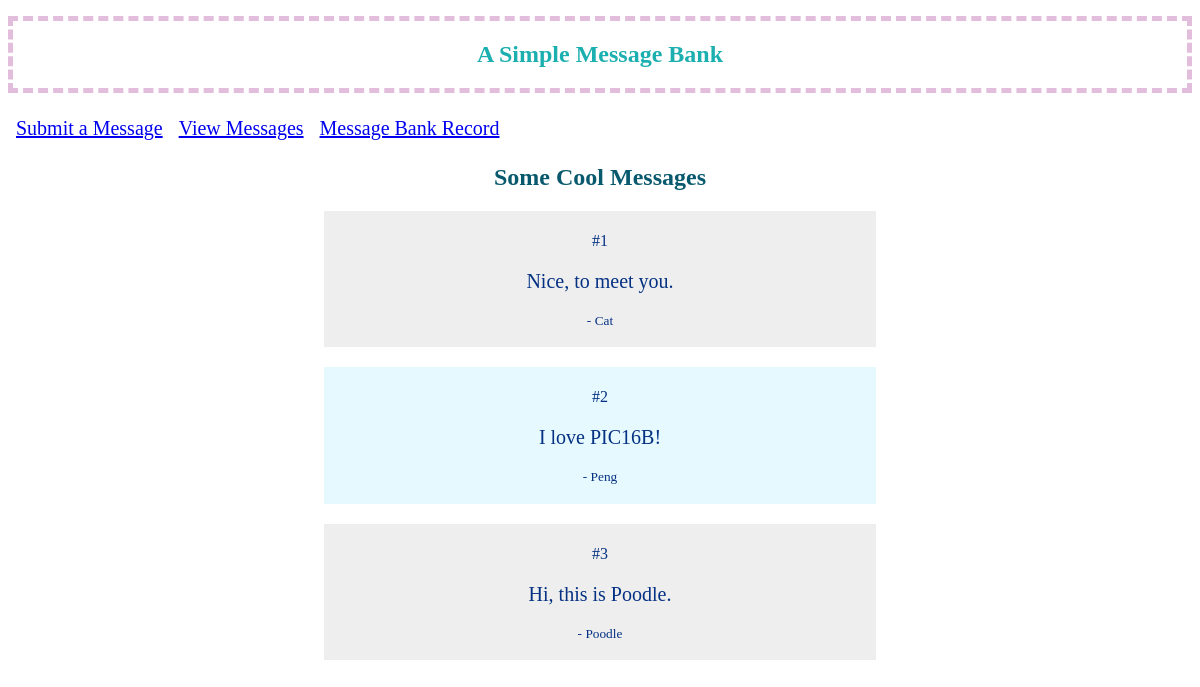
Screenshot of /view/ with the database file from the repository.
### tables this page shows
CREATE TABLE messages(
    id INTEGER PRIMARY KEY AUTOINCREMENT,
    message TEXT NOT NULL,
    handle TEXT NOT NULL
);

### app.py (the view)
@app.route('/view/')
def view():
    return render_template('view.html', randmessages = random_messages(3))

### app.py (called while the page is built)
def get_message_db():
    if 'message_db' not in g:
        g.message_db = sqlite3.connect('messages_db.sqlite')
    with current_app.open_resource('init.sql') as f:
        g.message_db.cursor().executescript(f.read().decode('utf8'))
    return g.message_db

def close_message_db(e=None):
    db = g.pop('message_db', None)
    if db is not None:
        db.close()

def random_messages(n):
    db = get_message_db()
    cursor = db.cursor()
    randommessages = cursor.execute("SELECT message, handle FROM messages ORDER BY RANDOM() LIMIT '{}';".format(n)).fetchall()
    close_message_db()
    return randommessages

### templates/view.html
{% extends 'base.html' %}
{% block header %}
  <h1>{% block title %}Some Cool Messages{% endblock %}</h1>
{% endblock %}
{% block content %}
    <div style="width: 50%; margin: auto">
      {% for i in randmessages %}
        {% if loop.index % 2 == 0 %}
            {% set bg_color = '#e6f9ff' %}
        {% else %}
            {% set bg_color = '#eee' %}
        {% endif %}
        <div style="padding: 5px; background-color: {{ bg_color }}; margin: 20px">
            <p>#{{ loop.index }}</p>
            <p style="font-size: 20px">{{ i[0] }}</p>
            <small>
              <p>- {{ i[1] }}</p>
            </small>
        </div>
  {% endfor %}
{% endblock %}

### static/style.css (style rules this page uses)
h1 { color: rgb(8, 89, 109); font-family: Apple Chancery, cursive; margin: 1rem 0; text-align: center; }

### rows the page displays
messages: message "Nice, to meet you.", handle "Cat"
messages: message "I love PIC16B!", handle "Peng"
messages: message "Hi, this is Poodle.", handle "Poodle"
